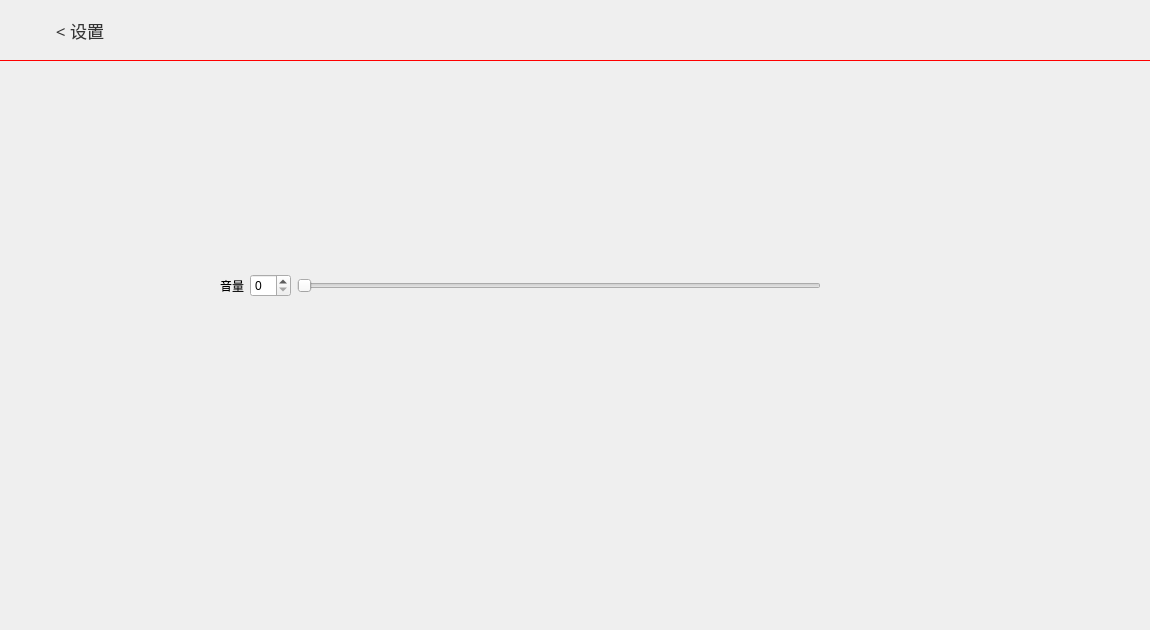
<?xml version="1.0" encoding="UTF-8"?>
<ui version="4.0">
 <class>widget_1</class>
 <widget class="QWidget" name="widget_1">
  <property name="geometry">
   <rect>
    <x>0</x>
    <y>0</y>
    <width>1150</width>
    <height>630</height>
   </rect>
  </property>
  <property name="minimumSize">
   <size>
    <width>0</width>
    <height>0</height>
   </size>
  </property>
  <property name="maximumSize">
   <size>
    <width>1920</width>
    <height>910</height>
   </size>
  </property>
  <property name="windowTitle">
   <string>Form</string>
  </property>
  <widget class="QPushButton" name="pushButton">
   <property name="geometry">
    <rect>
     <x>40</x>
     <y>15</y>
     <width>80</width>
     <height>30</height>
    </rect>
   </property>
   <property name="sizePolicy">
    <sizepolicy hsizetype="Fixed" vsizetype="Fixed">
     <horstretch>0</horstretch>
     <verstretch>0</verstretch>
    </sizepolicy>
   </property>
   <property name="font">
    <font>
     <family>幼圆</family>
     <pointsize>13</pointsize>
     <weight>50</weight>
     <italic>false</italic>
     <bold>false</bold>
    </font>
   </property>
   <property name="cursor">
    <cursorShape>PointingHandCursor</cursorShape>
   </property>
   <property name="focusPolicy">
    <enum>Qt::NoFocus</enum>
   </property>
   <property name="styleSheet">
    <string notr="true">QPushButton
{
    border:0px;
    color: rgba(0, 0, 0, 200);
}

QPushButton:hover
{
    color: rgba(0, 0, 0, 255);
}</string>
   </property>
   <property name="text">
    <string>&lt; 设置</string>
   </property>
  </widget>
  <widget class="QWidget" name="horizontalLayoutWidget">
   <property name="geometry">
    <rect>
     <x>220</x>
     <y>210</y>
     <width>601</width>
     <height>151</height>
    </rect>
   </property>
   <layout class="QHBoxLayout" name="horizontalLayout">
    <item>
     <widget class="QLabel" name="label">
      <property name="text">
       <string>音量</string>
      </property>
     </widget>
    </item>
    <item>
     <widget class="QSpinBox" name="spinBox">
      <property name="focusPolicy">
       <enum>Qt::NoFocus</enum>
      </property>
     </widget>
    </item>
    <item>
     <widget class="QSlider" name="horizontalSlider">
      <property name="focusPolicy">
       <enum>Qt::NoFocus</enum>
      </property>
      <property name="orientation">
       <enum>Qt::Horizontal</enum>
      </property>
     </widget>
    </item>
   </layout>
  </widget>
  <widget class="QFrame" name="frame">
   <property name="geometry">
    <rect>
     <x>0</x>
     <y>60</y>
     <width>1920</width>
     <height>1</height>
    </rect>
   </property>
   <property name="palette">
    <palette>
     <active>
      <colorrole role="WindowText">
       <brush brushstyle="SolidPattern">
        <color alpha="255">
         <red>0</red>
         <green>0</green>
         <blue>0</blue>
        </color>
       </brush>
      </colorrole>
      <colorrole role="Button">
       <brush brushstyle="SolidPattern">
        <color alpha="255">
         <red>255</red>
         <green>255</green>
         <blue>0</blue>
        </color>
       </brush>
      </colorrole>
      <colorrole role="Light">
       <brush brushstyle="SolidPattern">
        <color alpha="255">
         <red>255</red>
         <green>255</green>
         <blue>127</blue>
        </color>
       </brush>
      </colorrole>
      <colorrole role="Midlight">
       <brush brushstyle="SolidPattern">
        <color alpha="255">
         <red>255</red>
         <green>255</green>
         <blue>63</blue>
        </color>
       </brush>
      </colorrole>
      <colorrole role="Dark">
       <brush brushstyle="SolidPattern">
        <color alpha="255">
         <red>127</red>
         <green>127</green>
         <blue>0</blue>
        </color>
       </brush>
      </colorrole>
      <colorrole role="Mid">
       <brush brushstyle="SolidPattern">
        <color alpha="255">
         <red>170</red>
         <green>170</green>
         <blue>0</blue>
        </color>
       </brush>
      </colorrole>
      <colorrole role="Text">
       <brush brushstyle="SolidPattern">
        <color alpha="255">
         <red>0</red>
         <green>0</green>
         <blue>0</blue>
        </color>
       </brush>
      </colorrole>
      <colorrole role="BrightText">
       <brush brushstyle="SolidPattern">
        <color alpha="255">
         <red>255</red>
         <green>255</green>
         <blue>255</blue>
        </color>
       </brush>
      </colorrole>
      <colorrole role="ButtonText">
       <brush brushstyle="SolidPattern">
        <color alpha="255">
         <red>0</red>
         <green>0</green>
         <blue>0</blue>
        </color>
       </brush>
      </colorrole>
      <colorrole role="Base">
       <brush brushstyle="SolidPattern">
        <color alpha="255">
         <red>255</red>
         <green>255</green>
         <blue>255</blue>
        </color>
       </brush>
      </colorrole>
      <colorrole role="Window">
       <brush brushstyle="SolidPattern">
        <color alpha="255">
         <red>255</red>
         <green>255</green>
         <blue>0</blue>
        </color>
       </brush>
      </colorrole>
      <colorrole role="Shadow">
       <brush brushstyle="SolidPattern">
        <color alpha="255">
         <red>0</red>
         <green>0</green>
         <blue>0</blue>
        </color>
       </brush>
      </colorrole>
      <colorrole role="AlternateBase">
       <brush brushstyle="SolidPattern">
        <color alpha="255">
         <red>255</red>
         <green>255</green>
         <blue>127</blue>
        </color>
       </brush>
      </colorrole>
      <colorrole role="ToolTipBase">
       <brush brushstyle="SolidPattern">
        <color alpha="255">
         <red>255</red>
         <green>255</green>
         <blue>220</blue>
        </color>
       </brush>
      </colorrole>
      <colorrole role="ToolTipText">
       <brush brushstyle="SolidPattern">
        <color alpha="255">
         <red>0</red>
         <green>0</green>
         <blue>0</blue>
        </color>
       </brush>
      </colorrole>
      <colorrole role="PlaceholderText">
       <brush brushstyle="SolidPattern">
        <color alpha="128">
         <red>0</red>
         <green>0</green>
         <blue>0</blue>
        </color>
       </brush>
      </colorrole>
     </active>
     <inactive>
      <colorrole role="WindowText">
       <brush brushstyle="SolidPattern">
        <color alpha="255">
         <red>0</red>
         <green>0</green>
         <blue>0</blue>
        </color>
       </brush>
      </colorrole>
      <colorrole role="Button">
       <brush brushstyle="SolidPattern">
        <color alpha="255">
         <red>255</red>
         <green>255</green>
         <blue>0</blue>
        </color>
       </brush>
      </colorrole>
      <colorrole role="Light">
       <brush brushstyle="SolidPattern">
        <color alpha="255">
         <red>255</red>
         <green>255</green>
         <blue>127</blue>
        </color>
       </brush>
      </colorrole>
      <colorrole role="Midlight">
       <brush brushstyle="SolidPattern">
        <color alpha="255">
         <red>255</red>
         <green>255</green>
         <blue>63</blue>
        </color>
       </brush>
      </colorrole>
      <colorrole role="Dark">
       <brush brushstyle="SolidPattern">
        <color alpha="255">
         <red>127</red>
         <green>127</green>
         <blue>0</blue>
        </color>
       </brush>
      </colorrole>
      <colorrole role="Mid">
       <brush brushstyle="SolidPattern">
        <color alpha="255">
         <red>170</red>
         <green>170</green>
         <blue>0</blue>
        </color>
       </brush>
      </colorrole>
      <colorrole role="Text">
       <brush brushstyle="SolidPattern">
        <color alpha="255">
         <red>0</red>
         <green>0</green>
         <blue>0</blue>
        </color>
       </brush>
      </colorrole>
      <colorrole role="BrightText">
       <brush brushstyle="SolidPattern">
        <color alpha="255">
         <red>255</red>
         <green>255</green>
         <blue>255</blue>
        </color>
       </brush>
      </colorrole>
      <colorrole role="ButtonText">
       <brush brushstyle="SolidPattern">
        <color alpha="255">
         <red>0</red>
         <green>0</green>
         <blue>0</blue>
        </color>
       </brush>
      </colorrole>
      <colorrole role="Base">
       <brush brushstyle="SolidPattern">
        <color alpha="255">
         <red>255</red>
         <green>255</green>
         <blue>255</blue>
        </color>
       </brush>
      </colorrole>
      <colorrole role="Window">
       <brush brushstyle="SolidPattern">
        <color alpha="255">
         <red>255</red>
         <green>255</green>
         <blue>0</blue>
        </color>
       </brush>
      </colorrole>
      <colorrole role="Shadow">
       <brush brushstyle="SolidPattern">
        <color alpha="255">
         <red>0</red>
         <green>0</green>
         <blue>0</blue>
        </color>
       </brush>
      </colorrole>
      <colorrole role="AlternateBase">
       <brush brushstyle="SolidPattern">
        <color alpha="255">
         <red>255</red>
         <green>255</green>
         <blue>127</blue>
        </color>
       </brush>
      </colorrole>
      <colorrole role="ToolTipBase">
       <brush brushstyle="SolidPattern">
        <color alpha="255">
         <red>255</red>
         <green>255</green>
         <blue>220</blue>
        </color>
       </brush>
      </colorrole>
      <colorrole role="ToolTipText">
       <brush brushstyle="SolidPattern">
        <color alpha="255">
         <red>0</red>
         <green>0</green>
         <blue>0</blue>
        </color>
       </brush>
      </colorrole>
      <colorrole role="PlaceholderText">
       <brush brushstyle="SolidPattern">
        <color alpha="128">
         <red>0</red>
         <green>0</green>
         <blue>0</blue>
        </color>
       </brush>
      </colorrole>
     </inactive>
     <disabled>
      <colorrole role="WindowText">
       <brush brushstyle="SolidPattern">
        <color alpha="255">
         <red>127</red>
         <green>127</green>
         <blue>0</blue>
        </color>
       </brush>
      </colorrole>
      <colorrole role="Button">
       <brush brushstyle="SolidPattern">
        <color alpha="255">
         <red>255</red>
         <green>255</green>
         <blue>0</blue>
        </color>
       </brush>
      </colorrole>
      <colorrole role="Light">
       <brush brushstyle="SolidPattern">
        <color alpha="255">
         <red>255</red>
         <green>255</green>
         <blue>127</blue>
        </color>
       </brush>
      </colorrole>
      <colorrole role="Midlight">
       <brush brushstyle="SolidPattern">
        <color alpha="255">
         <red>255</red>
         <green>255</green>
         <blue>63</blue>
        </color>
       </brush>
      </colorrole>
      <colorrole role="Dark">
       <brush brushstyle="SolidPattern">
        <color alpha="255">
         <red>127</red>
         <green>127</green>
         <blue>0</blue>
        </color>
       </brush>
      </colorrole>
      <colorrole role="Mid">
       <brush brushstyle="SolidPattern">
        <color alpha="255">
         <red>170</red>
         <green>170</green>
         <blue>0</blue>
        </color>
       </brush>
      </colorrole>
      <colorrole role="Text">
       <brush brushstyle="SolidPattern">
        <color alpha="255">
         <red>127</red>
         <green>127</green>
         <blue>0</blue>
        </color>
       </brush>
      </colorrole>
      <colorrole role="BrightText">
       <brush brushstyle="SolidPattern">
        <color alpha="255">
         <red>255</red>
         <green>255</green>
         <blue>255</blue>
        </color>
       </brush>
      </colorrole>
      <colorrole role="ButtonText">
       <brush brushstyle="SolidPattern">
        <color alpha="255">
         <red>127</red>
         <green>127</green>
         <blue>0</blue>
        </color>
       </brush>
      </colorrole>
      <colorrole role="Base">
       <brush brushstyle="SolidPattern">
        <color alpha="255">
         <red>255</red>
         <green>255</green>
         <blue>0</blue>
        </color>
       </brush>
      </colorrole>
      <colorrole role="Window">
       <brush brushstyle="SolidPattern">
        <color alpha="255">
         <red>255</red>
         <green>255</green>
         <blue>0</blue>
        </color>
       </brush>
      </colorrole>
      <colorrole role="Shadow">
       <brush brushstyle="SolidPattern">
        <color alpha="255">
         <red>0</red>
         <green>0</green>
         <blue>0</blue>
        </color>
       </brush>
      </colorrole>
      <colorrole role="AlternateBase">
       <brush brushstyle="SolidPattern">
        <color alpha="255">
         <red>255</red>
         <green>255</green>
         <blue>0</blue>
        </color>
       </brush>
      </colorrole>
      <colorrole role="ToolTipBase">
       <brush brushstyle="SolidPattern">
        <color alpha="255">
         <red>255</red>
         <green>255</green>
         <blue>220</blue>
        </color>
       </brush>
      </colorrole>
      <colorrole role="ToolTipText">
       <brush brushstyle="SolidPattern">
        <color alpha="255">
         <red>0</red>
         <green>0</green>
         <blue>0</blue>
        </color>
       </brush>
      </colorrole>
      <colorrole role="PlaceholderText">
       <brush brushstyle="SolidPattern">
        <color alpha="128">
         <red>0</red>
         <green>0</green>
         <blue>0</blue>
        </color>
       </brush>
      </colorrole>
     </disabled>
    </palette>
   </property>
   <property name="styleSheet">
    <string notr="true">border-top:1px solid red;</string>
   </property>
   <property name="frameShape">
    <enum>QFrame::HLine</enum>
   </property>
  </widget>
 </widget>
 <resources/>
 <connections/>
</ui>
